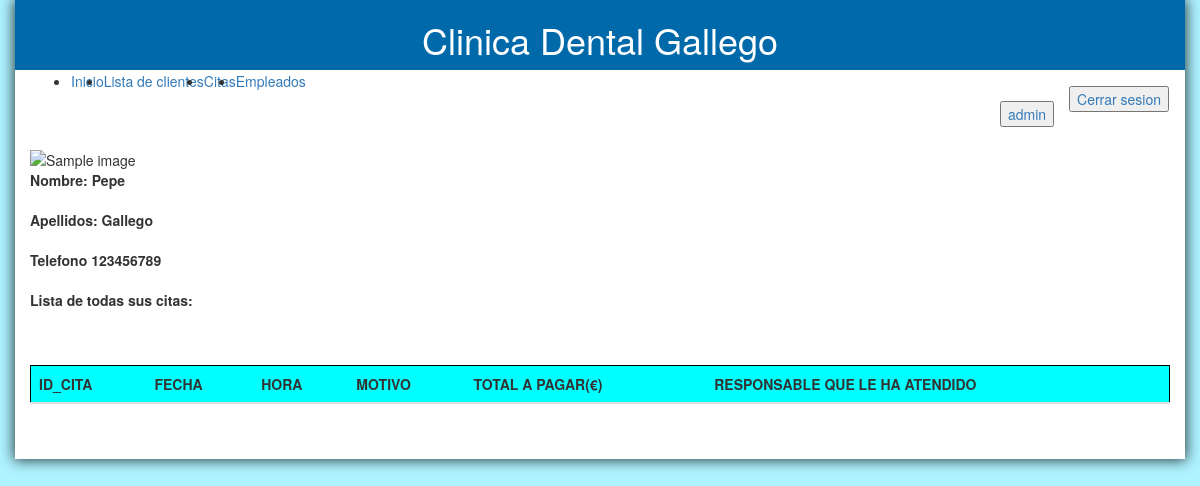
/user/mi_perfil.php (signed in), run on the app's committed database.
### tables this page shows
CREATE TABLE IF NOT EXISTS `usuarios` (
  `id_usuario` INT(11) NOT NULL AUTO_INCREMENT,
  `nombre` VARCHAR(100) NOT NULL,
  `apellidos` VARCHAR(200) NOT NULL,
  `telefono` INT(9) NOT NULL,
  `user` VARCHAR(45) NOT NULL,
  `password` VARCHAR(45) NOT NULL,
  `tipo` VARCHAR(5) NOT NULL,
  PRIMARY KEY (`id_usuario`));

### user/mi_perfil.php (the view, shortened to what this page needs)
<?php
include_once '../funciones.php';
 ?>
<!DOCTYPE html>
<html lang="es">
  <head>
    <link rel="stylesheet" href="https://maxcdn.bootstrapcdn.com/bootstrap/3.3.7/css/bootstrap.min.css">
    <link rel="stylesheet" href="../../estilo.css">
  </head>
  <body>
      <?php
      $connection=conectar();
      $query="SELECT * from usuarios u where user = '".$_SESSION["user"]."'";
      if ($result = $connection->query($query)) {
                                 while($obj = $result->fetch_object()) {
                                       $nombre=$obj->nombre;
                                       $apellidos=$obj->apellidos;
                                       $telefono=$obj->telefono;
                                  }
      }
      ?>
      <div class="container">
          <form action="/html/tags/html_form_tag_action.cfm">
              <fieldset>
                <img src="../images/cliente/person.png" class="rounded-circle float-right" alt="Sample image"> <br>
              </fieldset>
              <fieldset class="form-group">
                    <label for="first_name">Nombre: </label>
                    <label for="first_name"><?php echo $nombre; ?> </label>
              </fieldset>
              <fieldset class="form-group">
                    <label for="last_name">Apellidos: </label>
                    <label for="first_name"><?php echo $apellidos; ?> </label>
              </fieldset>
              <fieldset class="form-group">
                    <label for="last_name">Telefono</label>
                    <label for="first_name"><?php echo $telefono; ?> </label>
              </fieldset>
              <fieldset class="form-group">
                  <label for="last_name">Lista de todas sus citas:</label>
                    <div class="table table-responsive">
                    <table class="table">
                      <thead class="tabla_head">
                        <tr>
                          <th>ID_CITA </th>
                          <th>FECHA </th>
                          <th>HORA </th>
                          <th>MOTIVO </th>
                          <th>TOTAL A PAGAR(€) </th>
                          <th>RESPONSABLE QUE LE HA ATENDIDO</th>
                        </tr>
          </thead>
                  </table>
              </div>
              </fieldset>
        </form>
      </div>
  </body>
</html>

### estilo.css (style rules this page uses)
.tabla_head { background-color: aqua; border: 1px solid black; }
body { background-color: #aef3ff; }
.container { min-height: 400px; background: white; -webkit-box-shadow: 0px 0px 13px 1px rgba(0,0,0,0.79); -moz-box-shadow: 0px 0px 13px 1px rgba(0,0,0,0.79); box-shadow: 0px 0px 13px 1px rgba(0,0,0,0.79); }
.table { margin-top: 25px; }

### data on the page
usuarios: nombre "Pepe", apellidos "Gallego", telefono "123456789"

### other printed values
$_SESSION['user'] "admin"
